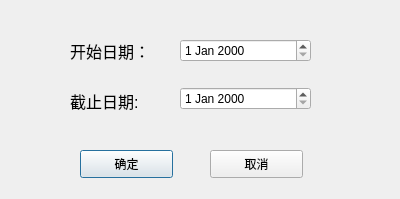
<?xml version="1.0" encoding="UTF-8"?>
<ui version="4.0">
 <class>Choosetime</class>
 <widget class="QDialog" name="Choosetime">
  <property name="geometry">
   <rect>
    <x>0</x>
    <y>0</y>
    <width>400</width>
    <height>199</height>
   </rect>
  </property>
  <property name="windowTitle">
   <string>Dialog</string>
  </property>
  <widget class="QLabel" name="label">
   <property name="geometry">
    <rect>
     <x>70</x>
     <y>30</y>
     <width>101</width>
     <height>41</height>
    </rect>
   </property>
   <property name="font">
    <font>
     <pointsize>12</pointsize>
    </font>
   </property>
   <property name="text">
    <string>开始日期：</string>
   </property>
  </widget>
  <widget class="QLabel" name="label_2">
   <property name="geometry">
    <rect>
     <x>70</x>
     <y>90</y>
     <width>131</width>
     <height>21</height>
    </rect>
   </property>
   <property name="font">
    <font>
     <pointsize>12</pointsize>
    </font>
   </property>
   <property name="text">
    <string>截止日期:</string>
   </property>
  </widget>
  <widget class="QPushButton" name="pushButton">
   <property name="geometry">
    <rect>
     <x>80</x>
     <y>150</y>
     <width>93</width>
     <height>28</height>
    </rect>
   </property>
   <property name="text">
    <string>确定</string>
   </property>
  </widget>
  <widget class="QPushButton" name="pushButton_2">
   <property name="geometry">
    <rect>
     <x>210</x>
     <y>150</y>
     <width>93</width>
     <height>28</height>
    </rect>
   </property>
   <property name="text">
    <string>取消</string>
   </property>
  </widget>
  <widget class="QWidget" name="">
   <property name="geometry">
    <rect>
     <x>180</x>
     <y>20</y>
     <width>131</width>
     <height>111</height>
    </rect>
   </property>
   <layout class="QVBoxLayout" name="verticalLayout">
    <item>
     <widget class="QDateEdit" name="dateEdit_start"/>
    </item>
    <item>
     <widget class="QDateEdit" name="dateEdit_end"/>
    </item>
   </layout>
  </widget>
 </widget>
 <resources/>
 <connections/>
</ui>
